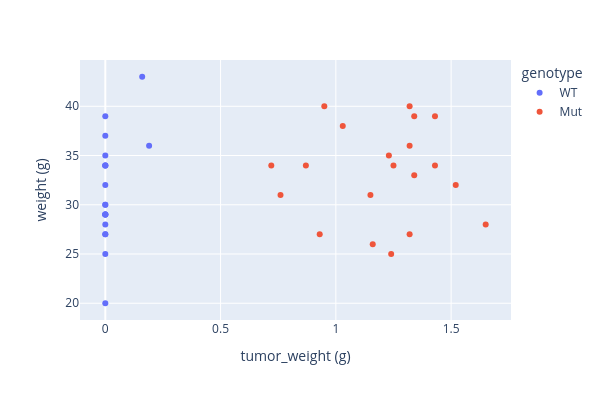
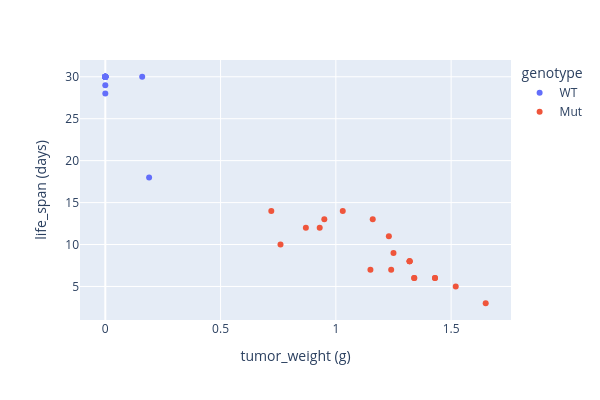

These figures' notebook cell, in order:
### Markdown cell above
##### **1.c.** Repeat part **1.b.**, but load the mouse tumor data into a Pandas DataFrame and then make the plots with Seaborn or Plotly (instead of matplotlib).

### Code cell
# Load mouse tumor data into pandas dataframe
mouse_df = pd.read_table(mouseTumorFileName)
display(mouse_df.head())

#########################

# Make scatter plots

# Using seaborn
sns.scatterplot(data=mouse_df, x='tumor_weight (g)', y='weight (g)', hue='drug_treatment')
plt.show()

sns.scatterplot(data=mouse_df, x='tumor_weight (g)', y='life_span (days)', hue='drug_treatment')
plt.show()

# Using plotly
display(px.scatter(mouse_df, x='tumor_weight (g)', y='weight (g)', color='genotype',
                   hover_name='mouseID',
                   width=600, height=400))

display(px.scatter(mouse_df, x='tumor_weight (g)', y='life_span (days)', color='genotype',
                   hover_name='mouseID',
                   width=600, height=400))

### Figure 1 — Plotly figure (JSON) as saved in the notebook; plotly's stock layout.template omitted (floating-point values rounded to 4 significant figures)
{"data": [{"hovertemplate": "<b>%{hovertext}</b><br><br>genotype=WT<br>tumor_weight (g)=%{x}<br>weight (g)=%{y}<extra></extra>", "hovertext": [1, 2, 3, 4, 7, 9, 11, 13, 14, 16, 17, 18, 22, 24, 25, 27, 28, 30, 31, 32], "legendgroup": "WT", "marker": {"color": "#636efa", "symbol": "circle"}, "mode": "markers", "name": "WT", "orientation": "v", "showlegend": true, "type": "scatter", "x": [0, 0, 0, 0, 0, 0, 0, 0.16, 0, 0, 0.19, 0, 0, 0, 0, 0, 0, 0, 0, 0], "xaxis": "x", "y": [29, 30, 30, 28, 20, 32, 34, 43, 29, 25, 36, 34, 29, 37, 39, 27, 29, 35, 34, 27], "yaxis": "y"}, {"hovertemplate": "<b>%{hovertext}</b><br><br>genotype=Mut<br>tumor_weight (g)=%{x}<br>weight (g)=%{y}<extra></extra>", "hovertext": [5, 6, 8, 10, 12, 15, 19, 20, 21, 23, 26, 29, 33, 34, 35, 36, 37, 38, 39, 40], "legendgroup": "Mut", "marker": {"color": "#EF553B", "symbol": "circle"}, "mode": "markers", "name": "Mut", "orientation": "v", "showlegend": true, "type": "scatter", "x": [0.87, 1.16, 0.76, 1.52, 1.34, 0.72, 0.93, 1.43, 1.32, 1.15, 1.25, 1.65, 1.23, 1.34, 0.95, 1.24, 1.32, 1.43, 1.03, 1.32], "xaxis": "x", "y": [34, 26, 31, 32, 33, 34, 27, 34, 36, 31, 34, 28, 35, 39, 40, 25, 27, 39, 38, 40], "yaxis": "y"}], "layout": {"height": 400, "legend": {"title": {"text": "genotype"}, "tracegroupgap": 0}, "margin": {"t": 60}, "width": 600, "xaxis": {"anchor": "y", "autorange": true, "domain": [0, 1], "range": [-0.1098, 1.76], "title": {"text": "tumor_weight (g)"}, "type": "linear"}, "yaxis": {"anchor": "x", "autorange": true, "domain": [0, 1], "range": [18.3, 44.7], "title": {"text": "weight (g)"}, "type": "linear"}}}

### Figure 2 — Plotly figure (JSON) as saved in the notebook; plotly's stock layout.template omitted (floating-point values rounded to 4 significant figures)
{"data": [{"hovertemplate": "<b>%{hovertext}</b><br><br>genotype=WT<br>tumor_weight (g)=%{x}<br>life_span (days)=%{y}<extra></extra>", "hovertext": [1, 2, 3, 4, 7, 9, 11, 13, 14, 16, 17, 18, 22, 24, 25, 27, 28, 30, 31, 32], "legendgroup": "WT", "marker": {"color": "#636efa", "symbol": "circle"}, "mode": "markers", "name": "WT", "orientation": "v", "showlegend": true, "type": "scatter", "x": [0, 0, 0, 0, 0, 0, 0, 0.16, 0, 0, 0.19, 0, 0, 0, 0, 0, 0, 0, 0, 0], "xaxis": "x", "y": [30, 30, 29, 30, 30, 30, 28, 30, 30, 30, 18, 30, 30, 30, 30, 30, 30, 30, 30, 30], "yaxis": "y"}, {"hovertemplate": "<b>%{hovertext}</b><br><br>genotype=Mut<br>tumor_weight (g)=%{x}<br>life_span (days)=%{y}<extra></extra>", "hovertext": [5, 6, 8, 10, 12, 15, 19, 20, 21, 23, 26, 29, 33, 34, 35, 36, 37, 38, 39, 40], "legendgroup": "Mut", "marker": {"color": "#EF553B", "symbol": "circle"}, "mode": "markers", "name": "Mut", "orientation": "v", "showlegend": true, "type": "scatter", "x": [0.87, 1.16, 0.76, 1.52, 1.34, 0.72, 0.93, 1.43, 1.32, 1.15, 1.25, 1.65, 1.23, 1.34, 0.95, 1.24, 1.32, 1.43, 1.03, 1.32], "xaxis": "x", "y": [12, 13, 10, 5, 6, 14, 12, 6, 8, 7, 9, 3, 11, 6, 13, 7, 8, 6, 14, 8], "yaxis": "y"}], "layout": {"height": 400, "legend": {"title": {"text": "genotype"}, "tracegroupgap": 0}, "margin": {"t": 60}, "width": 600, "xaxis": {"anchor": "y", "autorange": true, "domain": [0, 1], "range": [-0.1098, 1.76], "title": {"text": "tumor_weight (g)"}, "type": "linear"}, "yaxis": {"anchor": "x", "autorange": true, "domain": [0, 1], "range": [1.003, 32.0], "title": {"text": "life_span (days)"}, "type": "linear"}}}
